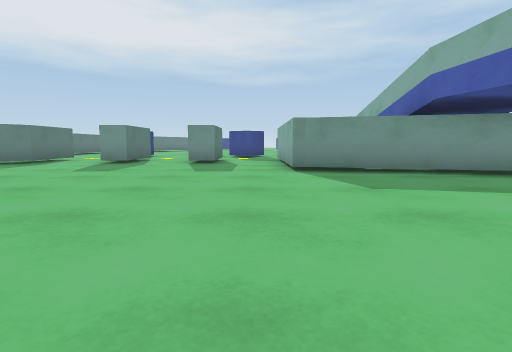
[1] (above)

24 first-person views from a walk through a Unity game level. The camera is 0.55 m above the floor, tilts 6° down and sees 80° across. The floor is counted in squares, 1 m on a side. Each view is taken from the middle of a square. On the plan, view 1 faces up. The plan holds only what a view shows up to about 9 squares ahead; the rest is blank. The place goes on beyond the plan.

[2]
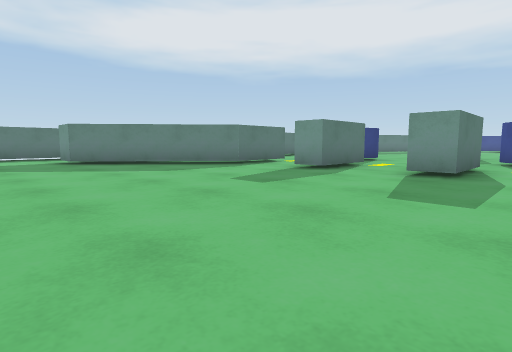

[3]
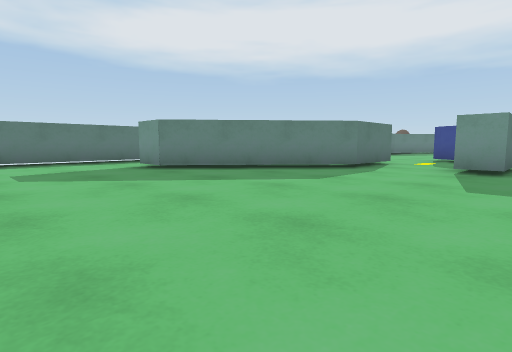

[4]
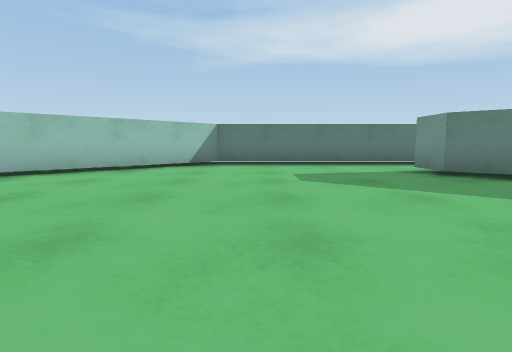

[5]
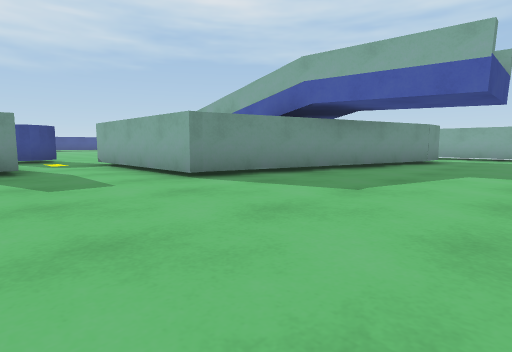

[6]
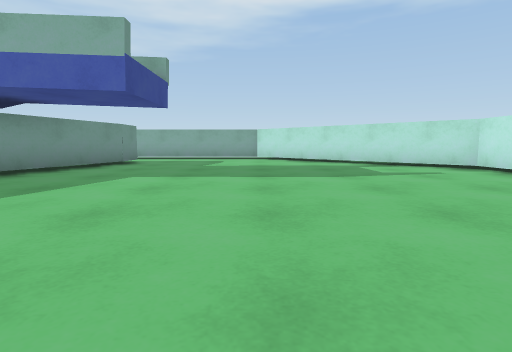

[7]
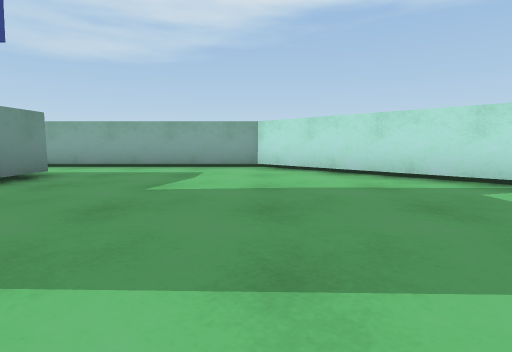

[8]
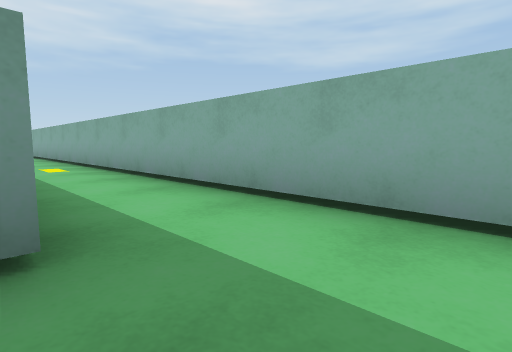

[9]
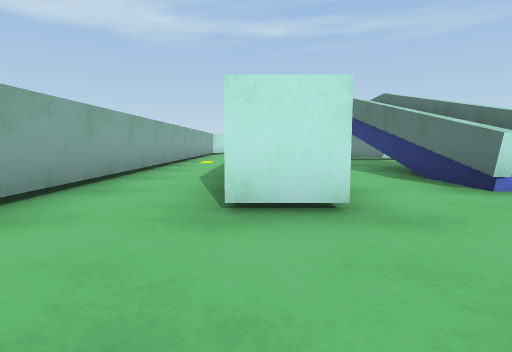

[10]
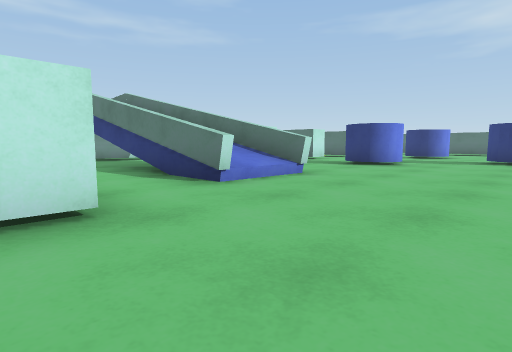

[11]
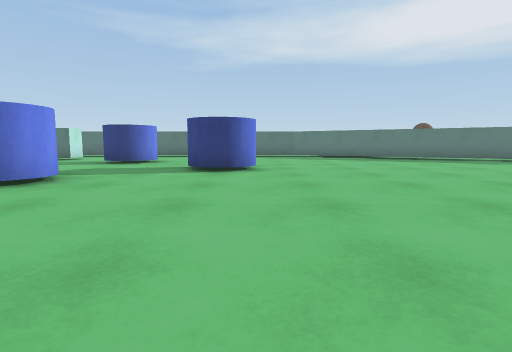

[12]
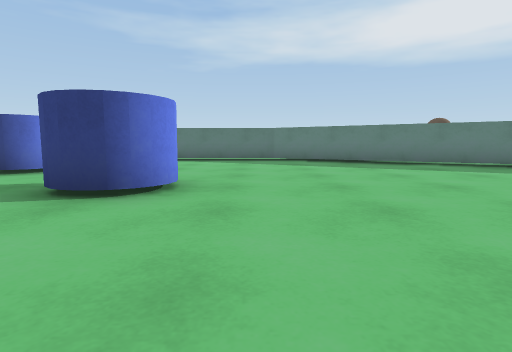

[13]
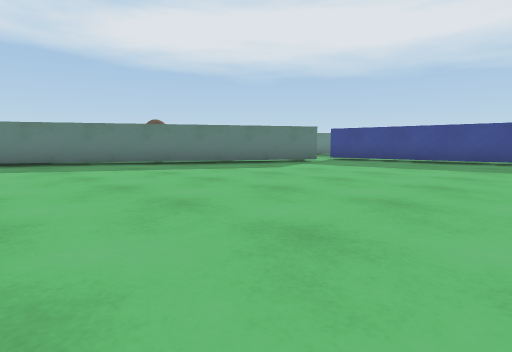

[14]
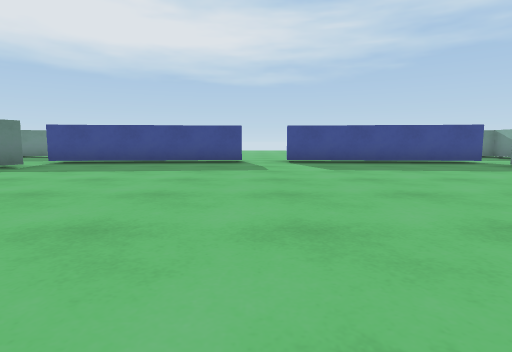

[15]
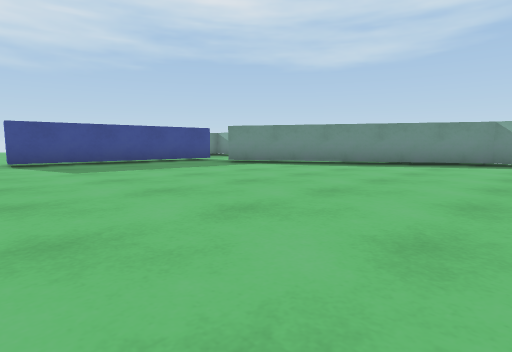

[16]
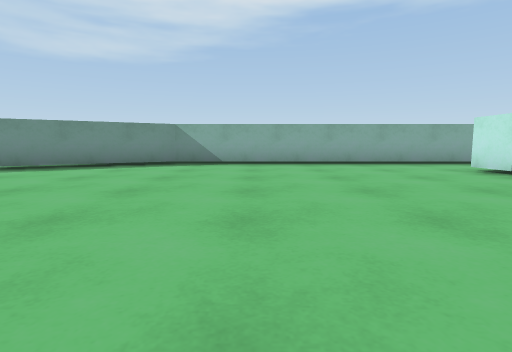

[17]
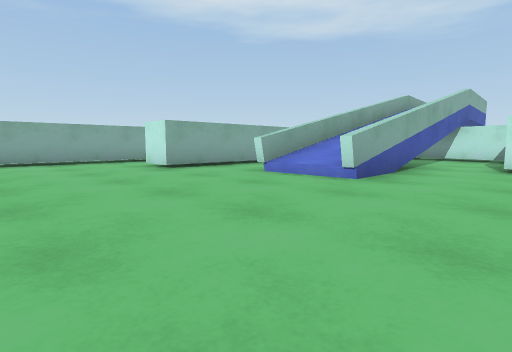

[18]
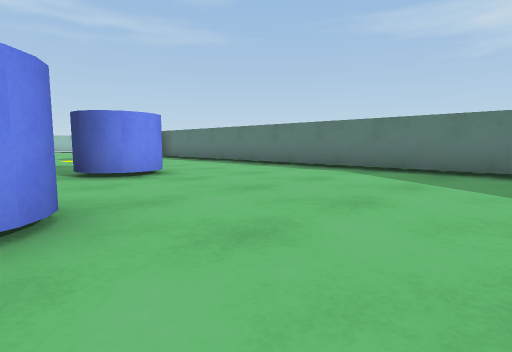

[19]
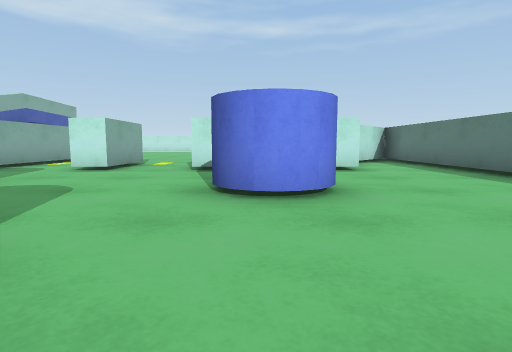

[20]
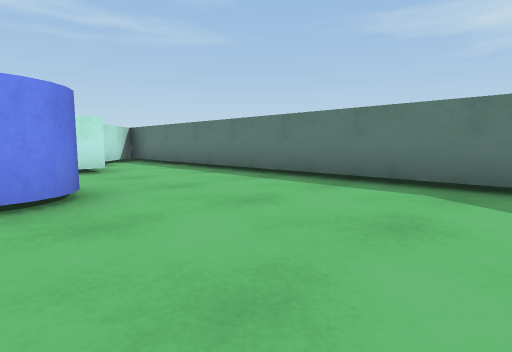

[21]
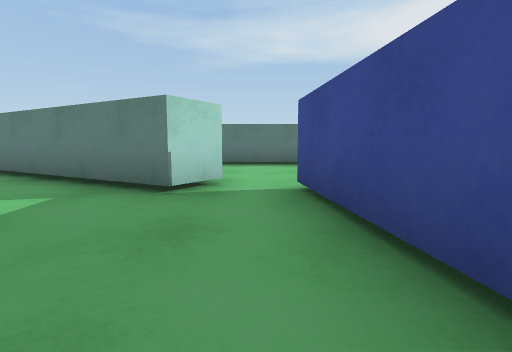

[22]
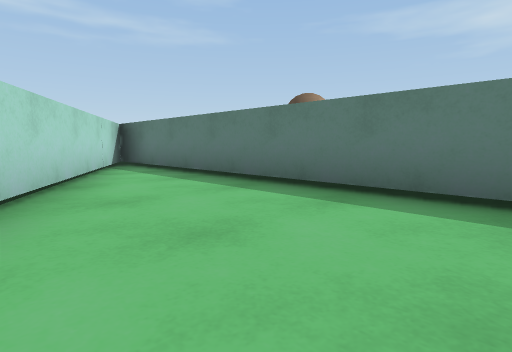

[23]
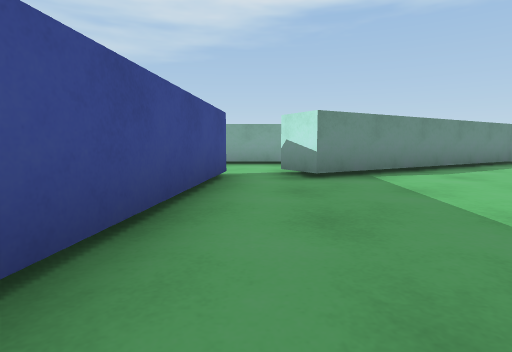

[24]
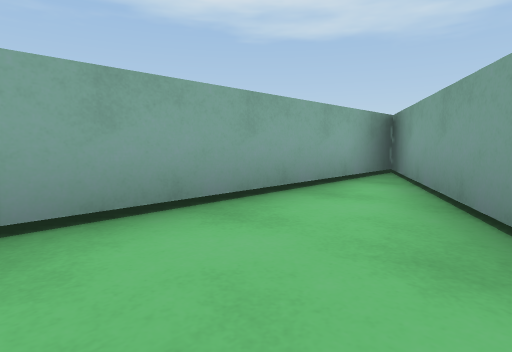

### Floor plan
Points are (right, up) in squares from view 1. A wall is a line through its corners. A room is listed if a view was taken in it or the views show most of it. See-through windows are left out.
Room 1 (views 1, 2, 3, 4, 5, 6, 7, 8, 9, 10, 11, 12, 13, 14, 15, 16, 17, 18, 19, 20, 21, 23)
walls: (3.4, 13.8) (3.4, 11.2); (3.2, 8.2) (3.2, 13.7) (5.3, 13.7) (5.3, 8.2); (2, 7) (2.8, 6.8); (5.1, 10.6) (5.1, 13.8); (-6.4, 8.7) (-9.3, 5.3) (-10.2, 5.3); (7.2, 11.4) (7.2, 14.6) (8.2, 14.6); (-8.6, 7.6) (-7.9, 8.5); (-9.3, 18.5) (-9.3, 7.9); (7.3, 4.6) (0.8, 6.3) (0.8, 10.8); (8.4, 4.6) (7.2, 4.6); (-12.2, 6.4) (-12.2, 1) (-9, -2.2); (-5.3, 27.6) (-4.4, 27) (-8.6, 19.8); (4.6, -3.8) (5.5, -3.8) (10.2, 1) (10.2, 21.2) (6.9, 27); (0.7, 29) (-4.8, 28.5); (6.4, 28.6) (1.9, 29)
ways out: opening at (-5, 28) to room 2; opening at (6, 28) to room 3
objects: ball (-11, 25); block (-7, 10); blue cylinder (-6, 13) to (-5, 14); block (-4, 9) to (-4, 10); blue cylinder (-3, 16) to (-2, 17); block (-2, 9) to (-2, 10); blue cylinder (-1, 13) to (0, 14)
Room 2 (view 22)
walls: (-9.3, 29.1) (-9.3, 20.6) (-6.2, 25.8)
ways out: opening at (-5, 28) to room 1
Room 3 (view 24)
walls: (8.2, 26.8) (10.2, 23.2) (10.2, 28.9); (6.9, 27) (7.7, 27.5); (7.4, 28.5) (6.4, 28.6)
ways out: opening at (6, 28) to room 1

Positions as (right, up) in squares from view 1, and headings:
1: (0, 0), facing up
2: (0, 3), facing up-left
3: (-3, 2), facing up-left
4: (-4, 2), facing left
5: (-2, 2), facing up-right
6: (-1, 1), facing right
7: (3, 1), facing right
8: (8, 3), facing up-right
9: (8, 17), facing down
10: (8, 17), facing down-left
11: (4, 17), facing left
12: (1, 18), facing left
13: (1, 19), facing up-left
14: (1, 20), facing up
15: (1, 20), facing up-right
16: (2, 19), facing right
17: (1, 18), facing down-right
18: (-3, 19), facing down-left
19: (-5, 17), facing down
20: (-5, 17), facing down-left
21: (-1, 28), facing left
22: (-6, 29), facing down-left
23: (2, 28), facing right
24: (8, 29), facing down-right
